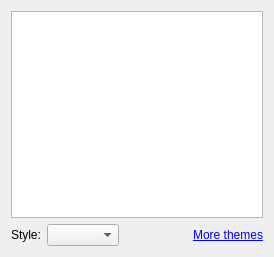
<?xml version="1.0" encoding="UTF-8"?>
<ui version="4.0">
 <class>OptAppearanceTheme</class>
 <widget class="QWidget" name="OptAppearanceTheme">
  <property name="geometry">
   <rect>
    <x>0</x>
    <y>0</y>
    <width>274</width>
    <height>257</height>
   </rect>
  </property>
  <property name="windowTitle">
   <string>OptAppearanceThemeUI</string>
  </property>
  <layout class="QVBoxLayout" name="verticalLayout">
   <item>
    <layout class="QHBoxLayout" name="adapterLayout">
     <item>
      <widget class="QTreeView" name="themeView">
       <property name="editTriggers">
        <set>QAbstractItemView::EditTrigger::NoEditTriggers</set>
       </property>
       <property name="showDropIndicator" stdset="0">
        <bool>false</bool>
       </property>
       <property name="rootIsDecorated">
        <bool>false</bool>
       </property>
       <property name="sortingEnabled">
        <bool>true</bool>
       </property>
       <property name="headerHidden">
        <bool>true</bool>
       </property>
       <property name="expandsOnDoubleClick">
        <bool>false</bool>
       </property>
      </widget>
     </item>
    </layout>
   </item>
   <item>
    <layout class="QHBoxLayout" name="horizontalLayout">
     <item>
      <widget class="QLabel" name="lbl_style">
       <property name="text">
        <string>Style:</string>
       </property>
      </widget>
     </item>
     <item>
      <widget class="QComboBox" name="cmb_style"/>
     </item>
     <item>
      <spacer name="horizontalSpacer">
       <property name="orientation">
        <enum>Qt::Orientation::Horizontal</enum>
       </property>
       <property name="sizeHint" stdset="0">
        <size>
         <width>40</width>
         <height>20</height>
        </size>
       </property>
      </spacer>
     </item>
     <item>
      <widget class="URLLabel" name="lbl_morethemes">
       <property name="sizePolicy">
        <sizepolicy hsizetype="Preferred" vsizetype="Preferred">
         <horstretch>0</horstretch>
         <verstretch>0</verstretch>
        </sizepolicy>
       </property>
       <property name="text">
        <string>&lt;a href=&quot;thememanager://showmore/&quot;&gt;More themes&lt;/a&gt;</string>
       </property>
       <property name="alignment">
        <set>Qt::AlignmentFlag::AlignRight|Qt::AlignmentFlag::AlignTrailing|Qt::AlignmentFlag::AlignVCenter</set>
       </property>
      </widget>
     </item>
    </layout>
   </item>
  </layout>
 </widget>
 <layoutdefault spacing="6" margin="11"/>
 <customwidgets>
  <customwidget>
   <class>URLLabel</class>
   <extends>QLabel</extends>
   <header>urllabel.h</header>
  </customwidget>
 </customwidgets>
 <resources/>
 <connections/>
</ui>
